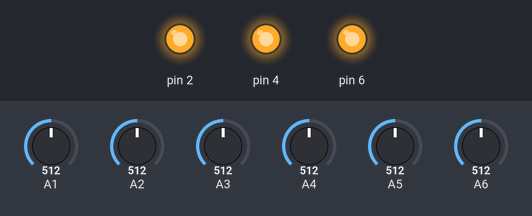
This sketch was run on a simulated Arduino Uno, built with avr-gcc and run on an emulated ATmega328P. On the bench: output pins drawn as LEDs (lit = HIGH). The test bench sets the inputs (shaded band); at power-on: A1 = 512, A2 = 512, A3 = 512, A4 = 512, A5 = 512, A6 = 512. What the sketch prints to the serial monitor is not drawn.

Above: at 0.1 s.
Timing chart, 0 to 1.6 s (numbered marks = the images above):
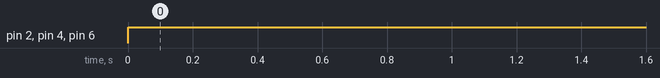

The sketch:

main.ino
```cpp
struct Plant
{
    int sensor1, sensor2;
    int pump;
    bool isOn;
} controller[3];

int lightTimer = 0;

void setup()
{
    for (int i = 0; i < 3; i++)
    {
        controller[i].sensor1 = 2 * i + 1;
        controller[i].sensor2 = 2 * i + 2;
        controller[i].pump = 2 * i + 2;
        pinMode(2 * i + 2, OUTPUT);
    }
    Serial.begin(9600);
}

void loop()
{
    if (lightTimer == 10 * 60 * 2)
    {
        int readings = 0;
        for (int i = 0; i < 10; i++)
        {
            readings += analogRead(7);
            delay(100);
        }
        char *str;
        sprintf(str, "Brightness: %f", readings / 10.0);
        Serial.print(str);
        if ((double)readings / 10.0 >= 1020)
            digitalWrite(10, LOW);
        else
            digitalWrite(10, HIGH);
    }

    for (int i = 0; i <= 2; i++)
    {
        if (analogRead(controller[i].sensor1) > 900 || analogRead(controller[i].sensor2) > 900)
            controller[i].isOn = true;

        if (analogRead(controller[i].sensor1) < 700 || analogRead(controller[i].sensor2) < 700)
            controller[i].isOn = false;

        if (controller[i].isOn)
            digitalWrite(controller[i].pump, LOW);
        else
            digitalWrite(controller[i].pump, HIGH);
    }

    for (int i = 0; i <= 2; i++)
    {
        Serial.print(analogRead(controller[i].sensor1));
        Serial.print(" ");
        Serial.print(analogRead(controller[i].sensor2));
        Serial.print(" ");
        Serial.print(controller[i].isOn);
        Serial.print(" ");
    }
    Serial.println();

    lightTimer++;
    delay(500);
}
```

Measured:
- by itself, pin 2, pin 4, pin 6: LOW → HIGH at 0.00 s
